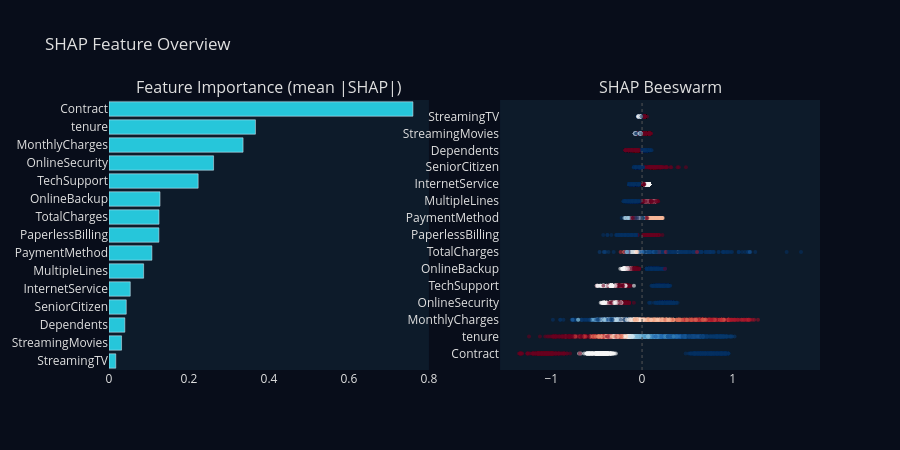
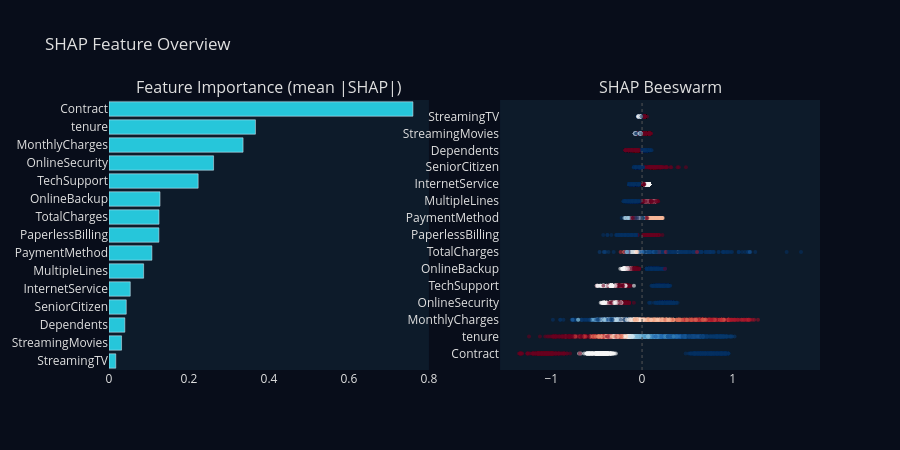

The cell these charts' notebook holds for them, in order:
### Markdown cell above
## SHAP Feature Importance

### Code cell
report = g.explain(compute_shap=True, compute_permutation=False)
report.plot_overview(max_display=15)

### Figure 1 — Plotly figure (JSON) as saved in the notebook; plotly's stock layout.template omitted (floating-point values rounded to 4 significant figures; data arrays with more than 128 entries replaced by an {"elided": "..."} marker saying what was removed)
{"data": [{"marker": {"color": "#26C6DA"}, "orientation": "h", "showlegend": false, "type": "bar", "x": [0.01697, 0.03141, 0.03961, 0.04318, 0.0532, 0.08661, 0.1073, 0.1248, 0.1251, 0.1276, 0.223, 0.2615, 0.3353, 0.3662, 0.76], "xaxis": "x", "y": ["StreamingTV", "StreamingMovies", "Dependents", "SeniorCitizen", "InternetService", "MultipleLines", "PaymentMethod", "PaperlessBilling", "TotalCharges", "OnlineBackup", "TechSupport", "OnlineSecurity", "MonthlyCharges", "tenure", "Contract"], "yaxis": "y"}, {"hovertemplate": "Contract: %{x:.4f}<extra></extra>", "marker": {"cmax": 1, "cmin": 0, "color": {"elided": "1409 float values"}, "colorscale": [[0.0, "rgb(5,48,97)"], [0.1, "rgb(33,102,172)"], [0.2, "rgb(67,147,195)"], [0.3, "rgb(146,197,222)"], [0.4, "rgb(209,229,240)"], [0.5, "rgb(247,247,247)"], [0.6, "rgb(253,219,199)"], [0.7, "rgb(244,165,130)"], [0.8, "rgb(214,96,77)"], [0.9, "rgb(178,24,43)"], [1.0, "rgb(103,0,31)"]], "opacity": 0.6, "size": 4}, "mode": "markers", "showlegend": false, "type": "scatter", "x": {"elided": "1409 float values"}, "xaxis": "x2", "y": {"elided": "1409 int values"}, "yaxis": "y2"}, {"hovertemplate": "tenure: %{x:.4f}<extra></extra>", "marker": {"cmax": 1, "cmin": 0, "color": {"elided": "1409 float values"}, "colorscale": [[0.0, "rgb(5,48,97)"], [0.1, "rgb(33,102,172)"], [0.2, "rgb(67,147,195)"], [0.3, "rgb(146,197,222)"], [0.4, "rgb(209,229,240)"], [0.5, "rgb(247,247,247)"], [0.6, "rgb(253,219,199)"], [0.7, "rgb(244,165,130)"], [0.8, "rgb(214,96,77)"], [0.9, "rgb(178,24,43)"], [1.0, "rgb(103,0,31)"]], "opacity": 0.6, "size": 4}, "mode": "markers", "showlegend": false, "type": "scatter", "x": {"elided": "1409 float values"}, "xaxis": "x2", "y": {"elided": "1409 int values"}, "yaxis": "y2"}, {"hovertemplate": "MonthlyCharges: %{x:.4f}<extra></extra>", "marker": {"cmax": 1, "cmin": 0, "color": {"elided": "1409 float values"}, "colorscale": [[0.0, "rgb(5,48,97)"], [0.1, "rgb(33,102,172)"], [0.2, "rgb(67,147,195)"], [0.3, "rgb(146,197,222)"], [0.4, "rgb(209,229,240)"], [0.5, "rgb(247,247,247)"], [0.6, "rgb(253,219,199)"], [0.7, "rgb(244,165,130)"], [0.8, "rgb(214,96,77)"], [0.9, "rgb(178,24,43)"], [1.0, "rgb(103,0,31)"]], "opacity": 0.6, "size": 4}, "mode": "markers", "showlegend": false, "type": "scatter", "x": {"elided": "1409 float values"}, "xaxis": "x2", "y": {"elided": "1409 int values"}, "yaxis": "y2"}, {"hovertemplate": "OnlineSecurity: %{x:.4f}<extra></extra>", "marker": {"cmax": 1, "cmin": 0, "color": {"elided": "1409 float values"}, "colorscale": [[0.0, "rgb(5,48,97)"], [0.1, "rgb(33,102,172)"], [0.2, "rgb(67,147,195)"], [0.3, "rgb(146,197,222)"], [0.4, "rgb(209,229,240)"], [0.5, "rgb(247,247,247)"], [0.6, "rgb(253,219,199)"], [0.7, "rgb(244,165,130)"], [0.8, "rgb(214,96,77)"], [0.9, "rgb(178,24,43)"], [1.0, "rgb(103,0,31)"]], "opacity": 0.6, "size": 4}, "mode": "markers", "showlegend": false, "type": "scatter", "x": {"elided": "1409 float values"}, "xaxis": "x2", "y": {"elided": "1409 int values"}, "yaxis": "y2"}, {"hovertemplate": "TechSupport: %{x:.4f}<extra></extra>", "marker": {"cmax": 1, "cmin": 0, "color": {"elided": "1409 float values"}, "colorscale": [[0.0, "rgb(5,48,97)"], [0.1, "rgb(33,102,172)"], [0.2, "rgb(67,147,195)"], [0.3, "rgb(146,197,222)"], [0.4, "rgb(209,229,240)"], [0.5, "rgb(247,247,247)"], [0.6, "rgb(253,219,199)"], [0.7, "rgb(244,165,130)"], [0.8, "rgb(214,96,77)"], [0.9, "rgb(178,24,43)"], [1.0, "rgb(103,0,31)"]], "opacity": 0.6, "size": 4}, "mode": "markers", "showlegend": false, "type": "scatter", "x": {"elided": "1409 float values"}, "xaxis": "x2", "y": {"elided": "1409 int values"}, "yaxis": "y2"}, {"hovertemplate": "OnlineBackup: %{x:.4f}<extra></extra>", "marker": {"cmax": 1, "cmin": 0, "color": {"elided": "1409 float values"}, "colorscale": [[0.0, "rgb(5,48,97)"], [0.1, "rgb(33,102,172)"], [0.2, "rgb(67,147,195)"], [0.3, "rgb(146,197,222)"], [0.4, "rgb(209,229,240)"], [0.5, "rgb(247,247,247)"], [0.6, "rgb(253,219,199)"], [0.7, "rgb(244,165,130)"], [0.8, "rgb(214,96,77)"], [0.9, "rgb(178,24,43)"], [1.0, "rgb(103,0,31)"]], "opacity": 0.6, "size": 4}, "mode": "markers", "showlegend": false, "type": "scatter", "x": {"elided": "1409 float values"}, "xaxis": "x2", "y": {"elided": "1409 int values"}, "yaxis": "y2"}, {"hovertemplate": "TotalCharges: %{x:.4f}<extra></extra>", "marker": {"cmax": 1, "cmin": 0, "color": {"elided": "1409 float values"}, "colorscale": [[0.0, "rgb(5,48,97)"], [0.1, "rgb(33,102,172)"], [0.2, "rgb(67,147,195)"], [0.3, "rgb(146,197,222)"], [0.4, "rgb(209,229,240)"], [0.5, "rgb(247,247,247)"], [0.6, "rgb(253,219,199)"], [0.7, "rgb(244,165,130)"], [0.8, "rgb(214,96,77)"], [0.9, "rgb(178,24,43)"], [1.0, "rgb(103,0,31)"]], "opacity": 0.6, "size": 4}, "mode": "markers", "showlegend": false, "type": "scatter", "x": {"elided": "1409 float values"}, "xaxis": "x2", "y": {"elided": "1409 int values"}, "yaxis": "y2"}, {"hovertemplate": "PaperlessBilling: %{x:.4f}<extra></extra>", "marker": {"cmax": 1, "cmin": 0, "color": {"elided": "1409 float values"}, "colorscale": [[0.0, "rgb(5,48,97)"], [0.1, "rgb(33,102,172)"], [0.2, "rgb(67,147,195)"], [0.3, "rgb(146,197,222)"], [0.4, "rgb(209,229,240)"], [0.5, "rgb(247,247,247)"], [0.6, "rgb(253,219,199)"], [0.7, "rgb(244,165,130)"], [0.8, "rgb(214,96,77)"], [0.9, "rgb(178,24,43)"], [1.0, "rgb(103,0,31)"]], "opacity": 0.6, "size": 4}, "mode": "markers", "showlegend": false, "type": "scatter", "x": {"elided": "1409 float values"}, "xaxis": "x2", "y": {"elided": "1409 int values"}, "yaxis": "y2"}, {"hovertemplate": "PaymentMethod: %{x:.4f}<extra></extra>", "marker": {"cmax": 1, "cmin": 0, "color": {"elided": "1409 float values"}, "colorscale": [[0.0, "rgb(5,48,97)"], [0.1, "rgb(33,102,172)"], [0.2, "rgb(67,147,195)"], [0.3, "rgb(146,197,222)"], [0.4, "rgb(209,229,240)"], [0.5, "rgb(247,247,247)"], [0.6, "rgb(253,219,199)"], [0.7, "rgb(244,165,130)"], [0.8, "rgb(214,96,77)"], [0.9, "rgb(178,24,43)"], [1.0, "rgb(103,0,31)"]], "opacity": 0.6, "size": 4}, "mode": "markers", "showlegend": false, "type": "scatter", "x": {"elided": "1409 float values"}, "xaxis": "x2", "y": {"elided": "1409 int values"}, "yaxis": "y2"}, {"hovertemplate": "MultipleLines: %{x:.4f}<extra></extra>", "marker": {"cmax": 1, "cmin": 0, "color": {"elided": "1409 float values"}, "colorscale": [[0.0, "rgb(5,48,97)"], [0.1, "rgb(33,102,172)"], [0.2, "rgb(67,147,195)"], [0.3, "rgb(146,197,222)"], [0.4, "rgb(209,229,240)"], [0.5, "rgb(247,247,247)"], [0.6, "rgb(253,219,199)"], [0.7, "rgb(244,165,130)"], [0.8, "rgb(214,96,77)"], [0.9, "rgb(178,24,43)"], [1.0, "rgb(103,0,31)"]], "opacity": 0.6, "size": 4}, "mode": "markers", "showlegend": false, "type": "scatter", "x": {"elided": "1409 float values"}, "xaxis": "x2", "y": {"elided": "1409 int values"}, "yaxis": "y2"}, {"hovertemplate": "InternetService: %{x:.4f}<extra></extra>", "marker": {"cmax": 1, "cmin": 0, "color": {"elided": "1409 float values"}, "colorscale": [[0.0, "rgb(5,48,97)"], [0.1, "rgb(33,102,172)"], [0.2, "rgb(67,147,195)"], [0.3, "rgb(146,197,222)"], [0.4, "rgb(209,229,240)"], [0.5, "rgb(247,247,247)"], [0.6, "rgb(253,219,199)"], [0.7, "rgb(244,165,130)"], [0.8, "rgb(214,96,77)"], [0.9, "rgb(178,24,43)"], [1.0, "rgb(103,0,31)"]], "opacity": 0.6, "size": 4}, "mode": "markers", "showlegend": false, "type": "scatter", "x": {"elided": "1409 float values"}, "xaxis": "x2", "y": {"elided": "1409 int values"}, "yaxis": "y2"}, {"hovertemplate": "SeniorCitizen: %{x:.4f}<extra></extra>", "marker": {"cmax": 1, "cmin": 0, "color": {"elided": "1409 float values"}, "colorscale": [[0.0, "rgb(5,48,97)"], [0.1, "rgb(33,102,172)"], [0.2, "rgb(67,147,195)"], [0.3, "rgb(146,197,222)"], [0.4, "rgb(209,229,240)"], [0.5, "rgb(247,247,247)"], [0.6, "rgb(253,219,199)"], [0.7, "rgb(244,165,130)"], [0.8, "rgb(214,96,77)"], [0.9, "rgb(178,24,43)"], [1.0, "rgb(103,0,31)"]], "opacity": 0.6, "size": 4}, "mode": "markers", "showlegend": false, "type": "scatter", "x": {"elided": "1409 float values"}, "xaxis": "x2", "y": {"elided": "1409 int values"}, "yaxis": "y2"}, {"hovertemplate": "Dependents: %{x:.4f}<extra></extra>", "marker": {"cmax": 1, "cmin": 0, "color": {"elided": "1409 float values"}, "colorscale": [[0.0, "rgb(5,48,97)"], [0.1, "rgb(33,102,172)"], [0.2, "rgb(67,147,195)"], [0.3, "rgb(146,197,222)"], [0.4, "rgb(209,229,240)"], [0.5, "rgb(247,247,247)"], [0.6, "rgb(253,219,199)"], [0.7, "rgb(244,165,130)"], [0.8, "rgb(214,96,77)"], [0.9, "rgb(178,24,43)"], [1.0, "rgb(103,0,31)"]], "opacity": 0.6, "size": 4}, "mode": "markers", "showlegend": false, "type": "scatter", "x": {"elided": "1409 float values"}, "xaxis": "x2", "y": {"elided": "1409 int values"}, "yaxis": "y2"}, {"hovertemplate": "StreamingMovies: %{x:.4f}<extra></extra>", "marker": {"cmax": 1, "cmin": 0, "color": {"elided": "1409 float values"}, "colorscale": [[0.0, "rgb(5,48,97)"], [0.1, "rgb(33,102,172)"], [0.2, "rgb(67,147,195)"], [0.3, "rgb(146,197,222)"], [0.4, "rgb(209,229,240)"], [0.5, "rgb(247,247,247)"], [0.6, "rgb(253,219,199)"], [0.7, "rgb(244,165,130)"], [0.8, "rgb(214,96,77)"], [0.9, "rgb(178,24,43)"], [1.0, "rgb(103,0,31)"]], "opacity": 0.6, "size": 4}, "mode": "markers", "showlegend": false, "type": "scatter", "x": {"elided": "1409 float values"}, "xaxis": "x2", "y": {"elided": "1409 int values"}, "yaxis": "y2"}, {"hovertemplate": "StreamingTV: %{x:.4f}<extra></extra>", "marker": {"cmax": 1, "cmin": 0, "color": {"elided": "1409 float values"}, "colorscale": [[0.0, "rgb(5,48,97)"], [0.1, "rgb(33,102,172)"], [0.2, "rgb(67,147,195)"], [0.3, "rgb(146,197,222)"], [0.4, "rgb(209,229,240)"], [0.5, "rgb(247,247,247)"], [0.6, "rgb(253,219,199)"], [0.7, "rgb(244,165,130)"], [0.8, "rgb(214,96,77)"], [0.9, "rgb(178,24,43)"], [1.0, "rgb(103,0,31)"]], "opacity": 0.6, "size": 4}, "mode": "markers", "showlegend": false, "type": "scatter", "x": {"elided": "1409 float values"}, "xaxis": "x2", "y": {"elided": "1409 int values"}, "yaxis": "y2"}], "layout": {"annotations": [{"font": {"size": 16}, "showarrow": false, "text": "Feature Importance (mean |SHAP|)", "x": 0.225, "xanchor": "center", "xref": "paper", "y": 1.0, "yanchor": "bottom", "yref": "paper"}, {"font": {"size": 16}, "showarrow": false, "text": "SHAP Beeswarm", "x": 0.775, "xanchor": "center", "xref": "paper", "y": 1.0, "yanchor": "bottom", "yref": "paper"}], "font": {"color": "#E0E0E0"}, "height": 450, "paper_bgcolor": "#080D1A", "plot_bgcolor": "#0D1B2A", "shapes": [{"line": {"color": "#555", "dash": "dot", "width": 1}, "type": "line", "x0": 0, "x1": 0, "xref": "x2", "y0": 0, "y1": 1, "yref": "y2 domain"}], "title": {"text": "SHAP Feature Overview"}, "xaxis": {"anchor": "y", "domain": [0.0, 0.45], "showgrid": false, "zeroline": false}, "xaxis2": {"anchor": "y2", "domain": [0.55, 1.0], "showgrid": false, "zeroline": false}, "yaxis": {"anchor": "x", "domain": [0.0, 1.0], "showgrid": false, "zeroline": false}, "yaxis2": {"anchor": "x2", "domain": [0.0, 1.0], "showgrid": false, "tickmode": "array", "ticktext": ["Contract", "tenure", "MonthlyCharges", "OnlineSecurity", "TechSupport", "OnlineBackup", "TotalCharges", "PaperlessBilling", "PaymentMethod", "MultipleLines", "InternetService", "SeniorCitizen", "Dependents", "StreamingMovies", "StreamingTV"], "tickvals": [0, 1, 2, 3, 4, 5, 6, 7, 8, 9, 10, 11, 12, 13, 14], "zeroline": false}}}

### Figure 2 — Plotly figure (JSON) as saved in the notebook; plotly's stock layout.template omitted (floating-point values rounded to 4 significant figures; data arrays with more than 128 entries replaced by an {"elided": "..."} marker saying what was removed)
{"data": [{"marker": {"color": "#26C6DA"}, "orientation": "h", "showlegend": false, "type": "bar", "x": [0.01697, 0.03141, 0.03961, 0.04318, 0.0532, 0.08661, 0.1073, 0.1248, 0.1251, 0.1276, 0.223, 0.2615, 0.3353, 0.3662, 0.76], "xaxis": "x", "y": ["StreamingTV", "StreamingMovies", "Dependents", "SeniorCitizen", "InternetService", "MultipleLines", "PaymentMethod", "PaperlessBilling", "TotalCharges", "OnlineBackup", "TechSupport", "OnlineSecurity", "MonthlyCharges", "tenure", "Contract"], "yaxis": "y"}, {"hovertemplate": "Contract: %{x:.4f}<extra></extra>", "marker": {"cmax": 1, "cmin": 0, "color": {"elided": "1409 float values"}, "colorscale": [[0.0, "rgb(5,48,97)"], [0.1, "rgb(33,102,172)"], [0.2, "rgb(67,147,195)"], [0.3, "rgb(146,197,222)"], [0.4, "rgb(209,229,240)"], [0.5, "rgb(247,247,247)"], [0.6, "rgb(253,219,199)"], [0.7, "rgb(244,165,130)"], [0.8, "rgb(214,96,77)"], [0.9, "rgb(178,24,43)"], [1.0, "rgb(103,0,31)"]], "opacity": 0.6, "size": 4}, "mode": "markers", "showlegend": false, "type": "scatter", "x": {"elided": "1409 float values"}, "xaxis": "x2", "y": {"elided": "1409 int values"}, "yaxis": "y2"}, {"hovertemplate": "tenure: %{x:.4f}<extra></extra>", "marker": {"cmax": 1, "cmin": 0, "color": {"elided": "1409 float values"}, "colorscale": [[0.0, "rgb(5,48,97)"], [0.1, "rgb(33,102,172)"], [0.2, "rgb(67,147,195)"], [0.3, "rgb(146,197,222)"], [0.4, "rgb(209,229,240)"], [0.5, "rgb(247,247,247)"], [0.6, "rgb(253,219,199)"], [0.7, "rgb(244,165,130)"], [0.8, "rgb(214,96,77)"], [0.9, "rgb(178,24,43)"], [1.0, "rgb(103,0,31)"]], "opacity": 0.6, "size": 4}, "mode": "markers", "showlegend": false, "type": "scatter", "x": {"elided": "1409 float values"}, "xaxis": "x2", "y": {"elided": "1409 int values"}, "yaxis": "y2"}, {"hovertemplate": "MonthlyCharges: %{x:.4f}<extra></extra>", "marker": {"cmax": 1, "cmin": 0, "color": {"elided": "1409 float values"}, "colorscale": [[0.0, "rgb(5,48,97)"], [0.1, "rgb(33,102,172)"], [0.2, "rgb(67,147,195)"], [0.3, "rgb(146,197,222)"], [0.4, "rgb(209,229,240)"], [0.5, "rgb(247,247,247)"], [0.6, "rgb(253,219,199)"], [0.7, "rgb(244,165,130)"], [0.8, "rgb(214,96,77)"], [0.9, "rgb(178,24,43)"], [1.0, "rgb(103,0,31)"]], "opacity": 0.6, "size": 4}, "mode": "markers", "showlegend": false, "type": "scatter", "x": {"elided": "1409 float values"}, "xaxis": "x2", "y": {"elided": "1409 int values"}, "yaxis": "y2"}, {"hovertemplate": "OnlineSecurity: %{x:.4f}<extra></extra>", "marker": {"cmax": 1, "cmin": 0, "color": {"elided": "1409 float values"}, "colorscale": [[0.0, "rgb(5,48,97)"], [0.1, "rgb(33,102,172)"], [0.2, "rgb(67,147,195)"], [0.3, "rgb(146,197,222)"], [0.4, "rgb(209,229,240)"], [0.5, "rgb(247,247,247)"], [0.6, "rgb(253,219,199)"], [0.7, "rgb(244,165,130)"], [0.8, "rgb(214,96,77)"], [0.9, "rgb(178,24,43)"], [1.0, "rgb(103,0,31)"]], "opacity": 0.6, "size": 4}, "mode": "markers", "showlegend": false, "type": "scatter", "x": {"elided": "1409 float values"}, "xaxis": "x2", "y": {"elided": "1409 int values"}, "yaxis": "y2"}, {"hovertemplate": "TechSupport: %{x:.4f}<extra></extra>", "marker": {"cmax": 1, "cmin": 0, "color": {"elided": "1409 float values"}, "colorscale": [[0.0, "rgb(5,48,97)"], [0.1, "rgb(33,102,172)"], [0.2, "rgb(67,147,195)"], [0.3, "rgb(146,197,222)"], [0.4, "rgb(209,229,240)"], [0.5, "rgb(247,247,247)"], [0.6, "rgb(253,219,199)"], [0.7, "rgb(244,165,130)"], [0.8, "rgb(214,96,77)"], [0.9, "rgb(178,24,43)"], [1.0, "rgb(103,0,31)"]], "opacity": 0.6, "size": 4}, "mode": "markers", "showlegend": false, "type": "scatter", "x": {"elided": "1409 float values"}, "xaxis": "x2", "y": {"elided": "1409 int values"}, "yaxis": "y2"}, {"hovertemplate": "OnlineBackup: %{x:.4f}<extra></extra>", "marker": {"cmax": 1, "cmin": 0, "color": {"elided": "1409 float values"}, "colorscale": [[0.0, "rgb(5,48,97)"], [0.1, "rgb(33,102,172)"], [0.2, "rgb(67,147,195)"], [0.3, "rgb(146,197,222)"], [0.4, "rgb(209,229,240)"], [0.5, "rgb(247,247,247)"], [0.6, "rgb(253,219,199)"], [0.7, "rgb(244,165,130)"], [0.8, "rgb(214,96,77)"], [0.9, "rgb(178,24,43)"], [1.0, "rgb(103,0,31)"]], "opacity": 0.6, "size": 4}, "mode": "markers", "showlegend": false, "type": "scatter", "x": {"elided": "1409 float values"}, "xaxis": "x2", "y": {"elided": "1409 int values"}, "yaxis": "y2"}, {"hovertemplate": "TotalCharges: %{x:.4f}<extra></extra>", "marker": {"cmax": 1, "cmin": 0, "color": {"elided": "1409 float values"}, "colorscale": [[0.0, "rgb(5,48,97)"], [0.1, "rgb(33,102,172)"], [0.2, "rgb(67,147,195)"], [0.3, "rgb(146,197,222)"], [0.4, "rgb(209,229,240)"], [0.5, "rgb(247,247,247)"], [0.6, "rgb(253,219,199)"], [0.7, "rgb(244,165,130)"], [0.8, "rgb(214,96,77)"], [0.9, "rgb(178,24,43)"], [1.0, "rgb(103,0,31)"]], "opacity": 0.6, "size": 4}, "mode": "markers", "showlegend": false, "type": "scatter", "x": {"elided": "1409 float values"}, "xaxis": "x2", "y": {"elided": "1409 int values"}, "yaxis": "y2"}, {"hovertemplate": "PaperlessBilling: %{x:.4f}<extra></extra>", "marker": {"cmax": 1, "cmin": 0, "color": {"elided": "1409 float values"}, "colorscale": [[0.0, "rgb(5,48,97)"], [0.1, "rgb(33,102,172)"], [0.2, "rgb(67,147,195)"], [0.3, "rgb(146,197,222)"], [0.4, "rgb(209,229,240)"], [0.5, "rgb(247,247,247)"], [0.6, "rgb(253,219,199)"], [0.7, "rgb(244,165,130)"], [0.8, "rgb(214,96,77)"], [0.9, "rgb(178,24,43)"], [1.0, "rgb(103,0,31)"]], "opacity": 0.6, "size": 4}, "mode": "markers", "showlegend": false, "type": "scatter", "x": {"elided": "1409 float values"}, "xaxis": "x2", "y": {"elided": "1409 int values"}, "yaxis": "y2"}, {"hovertemplate": "PaymentMethod: %{x:.4f}<extra></extra>", "marker": {"cmax": 1, "cmin": 0, "color": {"elided": "1409 float values"}, "colorscale": [[0.0, "rgb(5,48,97)"], [0.1, "rgb(33,102,172)"], [0.2, "rgb(67,147,195)"], [0.3, "rgb(146,197,222)"], [0.4, "rgb(209,229,240)"], [0.5, "rgb(247,247,247)"], [0.6, "rgb(253,219,199)"], [0.7, "rgb(244,165,130)"], [0.8, "rgb(214,96,77)"], [0.9, "rgb(178,24,43)"], [1.0, "rgb(103,0,31)"]], "opacity": 0.6, "size": 4}, "mode": "markers", "showlegend": false, "type": "scatter", "x": {"elided": "1409 float values"}, "xaxis": "x2", "y": {"elided": "1409 int values"}, "yaxis": "y2"}, {"hovertemplate": "MultipleLines: %{x:.4f}<extra></extra>", "marker": {"cmax": 1, "cmin": 0, "color": {"elided": "1409 float values"}, "colorscale": [[0.0, "rgb(5,48,97)"], [0.1, "rgb(33,102,172)"], [0.2, "rgb(67,147,195)"], [0.3, "rgb(146,197,222)"], [0.4, "rgb(209,229,240)"], [0.5, "rgb(247,247,247)"], [0.6, "rgb(253,219,199)"], [0.7, "rgb(244,165,130)"], [0.8, "rgb(214,96,77)"], [0.9, "rgb(178,24,43)"], [1.0, "rgb(103,0,31)"]], "opacity": 0.6, "size": 4}, "mode": "markers", "showlegend": false, "type": "scatter", "x": {"elided": "1409 float values"}, "xaxis": "x2", "y": {"elided": "1409 int values"}, "yaxis": "y2"}, {"hovertemplate": "InternetService: %{x:.4f}<extra></extra>", "marker": {"cmax": 1, "cmin": 0, "color": {"elided": "1409 float values"}, "colorscale": [[0.0, "rgb(5,48,97)"], [0.1, "rgb(33,102,172)"], [0.2, "rgb(67,147,195)"], [0.3, "rgb(146,197,222)"], [0.4, "rgb(209,229,240)"], [0.5, "rgb(247,247,247)"], [0.6, "rgb(253,219,199)"], [0.7, "rgb(244,165,130)"], [0.8, "rgb(214,96,77)"], [0.9, "rgb(178,24,43)"], [1.0, "rgb(103,0,31)"]], "opacity": 0.6, "size": 4}, "mode": "markers", "showlegend": false, "type": "scatter", "x": {"elided": "1409 float values"}, "xaxis": "x2", "y": {"elided": "1409 int values"}, "yaxis": "y2"}, {"hovertemplate": "SeniorCitizen: %{x:.4f}<extra></extra>", "marker": {"cmax": 1, "cmin": 0, "color": {"elided": "1409 float values"}, "colorscale": [[0.0, "rgb(5,48,97)"], [0.1, "rgb(33,102,172)"], [0.2, "rgb(67,147,195)"], [0.3, "rgb(146,197,222)"], [0.4, "rgb(209,229,240)"], [0.5, "rgb(247,247,247)"], [0.6, "rgb(253,219,199)"], [0.7, "rgb(244,165,130)"], [0.8, "rgb(214,96,77)"], [0.9, "rgb(178,24,43)"], [1.0, "rgb(103,0,31)"]], "opacity": 0.6, "size": 4}, "mode": "markers", "showlegend": false, "type": "scatter", "x": {"elided": "1409 float values"}, "xaxis": "x2", "y": {"elided": "1409 int values"}, "yaxis": "y2"}, {"hovertemplate": "Dependents: %{x:.4f}<extra></extra>", "marker": {"cmax": 1, "cmin": 0, "color": {"elided": "1409 float values"}, "colorscale": [[0.0, "rgb(5,48,97)"], [0.1, "rgb(33,102,172)"], [0.2, "rgb(67,147,195)"], [0.3, "rgb(146,197,222)"], [0.4, "rgb(209,229,240)"], [0.5, "rgb(247,247,247)"], [0.6, "rgb(253,219,199)"], [0.7, "rgb(244,165,130)"], [0.8, "rgb(214,96,77)"], [0.9, "rgb(178,24,43)"], [1.0, "rgb(103,0,31)"]], "opacity": 0.6, "size": 4}, "mode": "markers", "showlegend": false, "type": "scatter", "x": {"elided": "1409 float values"}, "xaxis": "x2", "y": {"elided": "1409 int values"}, "yaxis": "y2"}, {"hovertemplate": "StreamingMovies: %{x:.4f}<extra></extra>", "marker": {"cmax": 1, "cmin": 0, "color": {"elided": "1409 float values"}, "colorscale": [[0.0, "rgb(5,48,97)"], [0.1, "rgb(33,102,172)"], [0.2, "rgb(67,147,195)"], [0.3, "rgb(146,197,222)"], [0.4, "rgb(209,229,240)"], [0.5, "rgb(247,247,247)"], [0.6, "rgb(253,219,199)"], [0.7, "rgb(244,165,130)"], [0.8, "rgb(214,96,77)"], [0.9, "rgb(178,24,43)"], [1.0, "rgb(103,0,31)"]], "opacity": 0.6, "size": 4}, "mode": "markers", "showlegend": false, "type": "scatter", "x": {"elided": "1409 float values"}, "xaxis": "x2", "y": {"elided": "1409 int values"}, "yaxis": "y2"}, {"hovertemplate": "StreamingTV: %{x:.4f}<extra></extra>", "marker": {"cmax": 1, "cmin": 0, "color": {"elided": "1409 float values"}, "colorscale": [[0.0, "rgb(5,48,97)"], [0.1, "rgb(33,102,172)"], [0.2, "rgb(67,147,195)"], [0.3, "rgb(146,197,222)"], [0.4, "rgb(209,229,240)"], [0.5, "rgb(247,247,247)"], [0.6, "rgb(253,219,199)"], [0.7, "rgb(244,165,130)"], [0.8, "rgb(214,96,77)"], [0.9, "rgb(178,24,43)"], [1.0, "rgb(103,0,31)"]], "opacity": 0.6, "size": 4}, "mode": "markers", "showlegend": false, "type": "scatter", "x": {"elided": "1409 float values"}, "xaxis": "x2", "y": {"elided": "1409 int values"}, "yaxis": "y2"}], "layout": {"annotations": [{"font": {"size": 16}, "showarrow": false, "text": "Feature Importance (mean |SHAP|)", "x": 0.225, "xanchor": "center", "xref": "paper", "y": 1.0, "yanchor": "bottom", "yref": "paper"}, {"font": {"size": 16}, "showarrow": false, "text": "SHAP Beeswarm", "x": 0.775, "xanchor": "center", "xref": "paper", "y": 1.0, "yanchor": "bottom", "yref": "paper"}], "font": {"color": "#E0E0E0"}, "height": 450, "paper_bgcolor": "#080D1A", "plot_bgcolor": "#0D1B2A", "shapes": [{"line": {"color": "#555", "dash": "dot", "width": 1}, "type": "line", "x0": 0, "x1": 0, "xref": "x2", "y0": 0, "y1": 1, "yref": "y2 domain"}], "title": {"text": "SHAP Feature Overview"}, "xaxis": {"anchor": "y", "domain": [0.0, 0.45], "showgrid": false, "zeroline": false}, "xaxis2": {"anchor": "y2", "domain": [0.55, 1.0], "showgrid": false, "zeroline": false}, "yaxis": {"anchor": "x", "domain": [0.0, 1.0], "showgrid": false, "zeroline": false}, "yaxis2": {"anchor": "x2", "domain": [0.0, 1.0], "showgrid": false, "tickmode": "array", "ticktext": ["Contract", "tenure", "MonthlyCharges", "OnlineSecurity", "TechSupport", "OnlineBackup", "TotalCharges", "PaperlessBilling", "PaymentMethod", "MultipleLines", "InternetService", "SeniorCitizen", "Dependents", "StreamingMovies", "StreamingTV"], "tickvals": [0, 1, 2, 3, 4, 5, 6, 7, 8, 9, 10, 11, 12, 13, 14], "zeroline": false}}}
